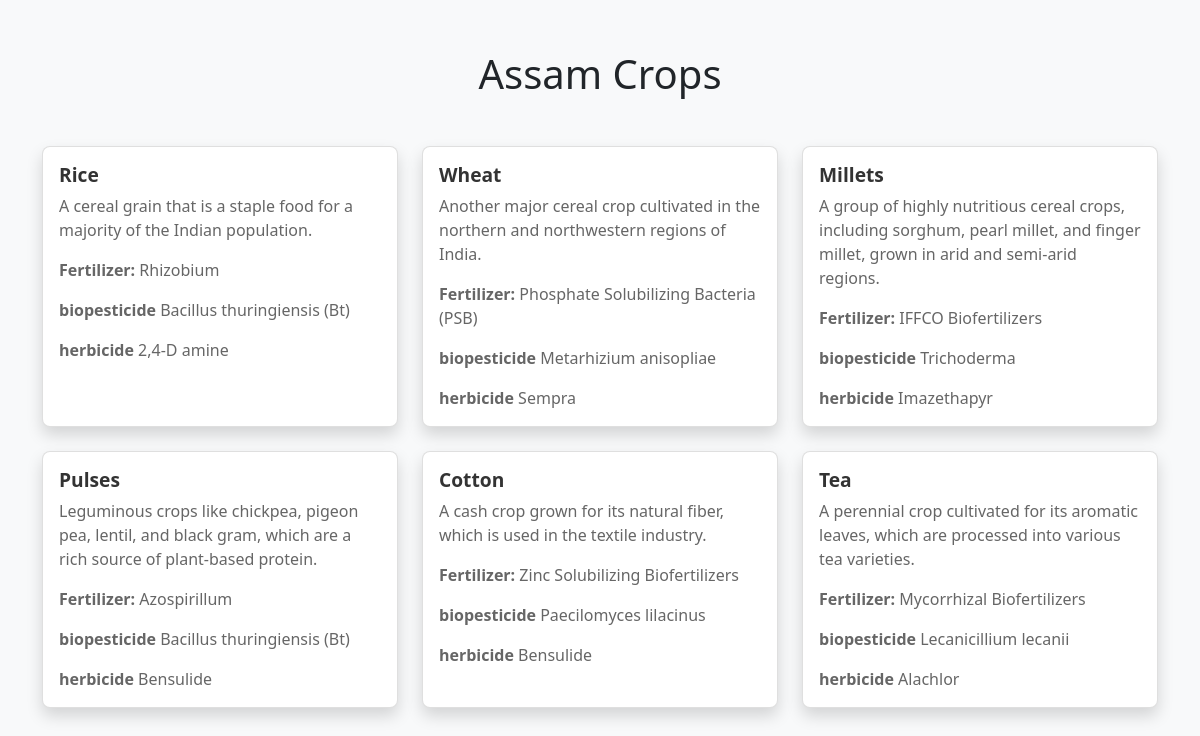
The app's page /state_crops/Assam/ with its own data.
### shs/models.py (models this page shows, shortened)
class states(models.Model):
    id = models.BigAutoField(primary_key=True ,serialize=False,verbose_name='state id' )
    name = models.CharField(max_length = 80, verbose_name='State Name', blank= True , null = True)
    crop_id = models.ManyToManyField(crop)

class crop(models.Model):
    id = models.BigAutoField(primary_key=True, serialize=False, verbose_name='crop id')
    name = models.CharField(max_length=80, verbose_name='Crop Name')
    disc = models.CharField(max_length=200, verbose_name='Description')
    fertilizer = models.ForeignKey(fertilizer, verbose_name='Fertilizer', on_delete=models.CASCADE, related_name='fertilizer_crops', null= True,blank=True)
    Biopesticide = models.ForeignKey(Biopesticide, verbose_name='Biopesticide', on_delete=models.CASCADE, related_name='biopesticide_crops' , null=True,blank=True)
    Herbicide = models.ForeignKey(Herbicide, verbose_name='Herbicide',  null=True, on_delete=models.CASCADE, related_name='herbicide_crops',blank=True)

class fertilizer(models.Model):
    id = models.BigAutoField(primary_key=True, serialize=False, verbose_name='Biofertilizer id')
    name = models.CharField(max_length=80, verbose_name='BioFertilizer Name')
    cost = models.CharField(max_length=80, verbose_name='Cost of Fertizers')
    def __str__(self):
        return self.name

class Biopesticide(models.Model):
    id = models.BigAutoField(primary_key=True ,serialize=False,verbose_name='Biopesticide id' )
    name = models.CharField(max_length = 80, verbose_name='Biopesticide Name')
    cost = models.CharField(max_length = 80 , verbose_name = 'Cost of Biopersticde')
    def __str__(self):
        return self.name

class Herbicide(models.Model):
    id = models.BigAutoField(primary_key=True  ,serialize=False,verbose_name='Herbicide id' )
    name = models.CharField(max_length = 80, verbose_name='Herbicide Name')
    cost = models.CharField(max_length = 80 , verbose_name = 'Cost of Herbicide')
    def __str__(self):
        return self.name

### shs/views.py (the view)
# urls.py: path('state_crops/<str:state_name>/', state_crops, name='state_crops'),
def state_crops(request, state_name):
    state = states.objects.get(name=state_name)
    crops = state.crop_id.all()
    return render(request, 'state_crops.html', {'state': state, 'crops': crops})

### Templates/state_crops.html (shortened to what this page needs)
<!DOCTYPE html>
<html>
<head>
    <link href="https://cdn.jsdelivr.net/npm/bootstrap@5.3.3/dist/css/bootstrap.min.css" rel="stylesheet">
</head>
<body>
    <div class="container">
        <h1 class="text-center mb-5">{{ state.name }} Crops</h1>
        <div class="row row-cols-1 row-cols-md-3 g-4">
            {% for crop in crops %}
            <div class="col">
                <div class="card h-100 shadow">
                    <div class="card-body">
                        <h5 class="card-title">{{ crop.name }}</h5>
                        <p class="card-text">{{ crop.disc }}</p>
                        <p class="card-text"><strong>Fertilizer:</strong> {{ crop.fertilizer }}</p>
                        <p class="card-text"><strong>biopesticide</strong> {{ crop.Biopesticide }}</p>
                        <p class="card-text"><strong>herbicide</strong> {{ crop.Herbicide }}</p>
                    </div>
                </div>
            </div>
            {% endfor %}
        </div>
    </div>
</body>
</html>

### Templates/state_crops.html (style rules this page uses)
body { background-color: #f8f9fa; }
.container { padding-top: 50px; }
.card { border: 1px solid rgba(0, 0, 0, 0.125); border-radius: 8px; transition: transform 0.2s; }
.card-title { font-size: 1.2rem; font-weight: bold; color: #333; }
.card-text { font-size: 1rem; color: #666; }

### records on screen
states: name "Assam"
crop: name "Rice", disc "A cereal grain that is a staple food for a majority of the Indian population.", fertilizer "Rhizobium", Biopesticide "Bacillus thuringiensis (Bt)", Herbicide "2,4-D amine"
crop: name "Wheat", disc "Another major cereal crop cultivated in the northern and northwestern regions of India.", fertilizer "Phosphate Solubilizing Bacteria (PSB)", Biopesticide "Metarhizium anisopliae", Herbicide "Sempra"
crop: name "Millets", disc "A group of highly nutritious cereal crops, including sorghum, pearl millet, and finger millet, grown in arid and semi-arid regions.", fertilizer "IFFCO Biofertilizers", Biopesticide "Trichoderma", Herbicide "Imazethapyr"
crop: name "Pulses", disc "Leguminous crops like chickpea, pigeon pea, lentil, and black gram, which are a rich source of plant-based protein.", fertilizer "Azospirillum", Biopesticide "Bacillus thuringiensis (Bt)", Herbicide "Bensulide"
crop: name "Cotton", disc "A cash crop grown for its natural fiber, which is used in the textile industry.", fertilizer "Zinc Solubilizing Biofertilizers", Biopesticide "Paecilomyces lilacinus", Herbicide "Bensulide"
crop: name "Tea", disc "A perennial crop cultivated for its aromatic leaves, which are processed into various tea varieties.", fertilizer "Mycorrhizal Biofertilizers", Biopesticide "Lecanicillium lecanii", Herbicide "Alachlor"
